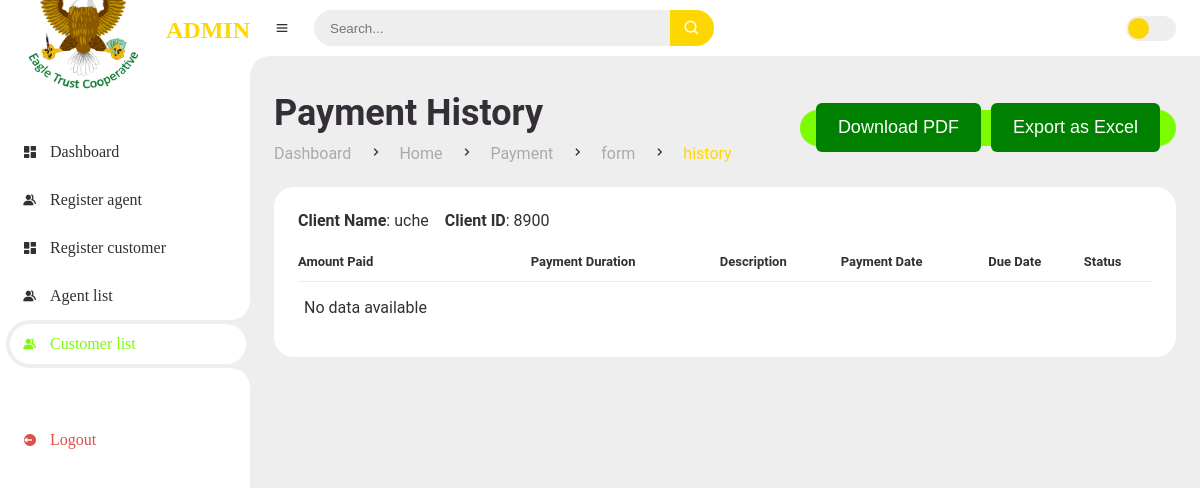
Page /history/8900/ on the earlier database version.
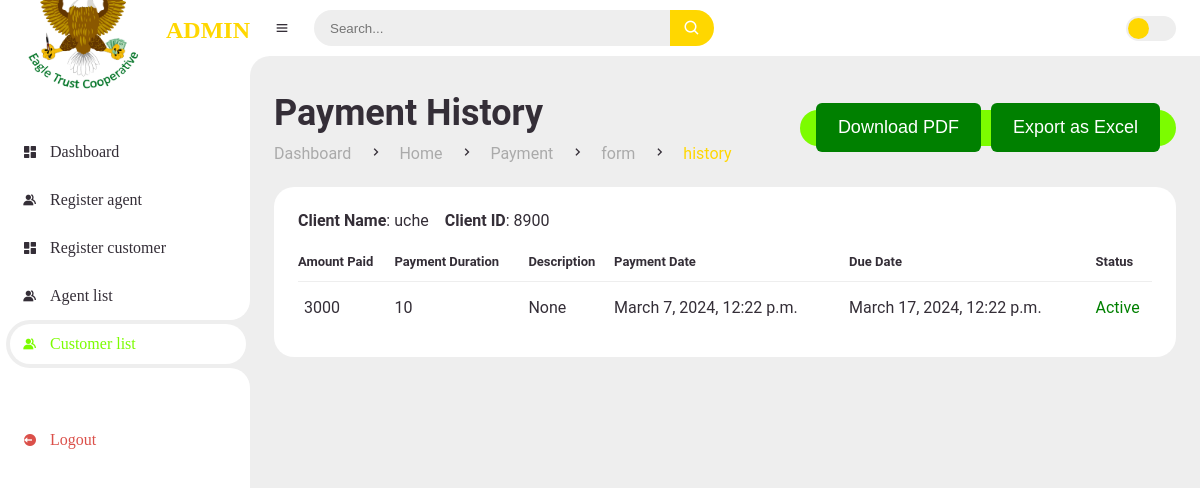
Same page on the later database version.
### dashboard/models.py (models this page shows, shortened)
class Payments(models.Model):
    customer = models.ForeignKey(Customer, on_delete=models.CASCADE, related_name='payments')
    amount_paid = models.IntegerField(default=0)
    payment_duration = models.IntegerField(default=0)
    description = models.CharField(max_length=200, null=True, blank=True)
    payment_date = models.DateTimeField(auto_now_add=True, null=True)
    expiry_date = models.DateTimeField(null=True, blank=True)
    status = models.CharField(max_length=20, null=True, blank=True)
    received_by = models.ForeignKey(Agent, on_delete=models.SET_NULL, null=True, blank=True, related_name='received_payments')

### dashboard/views.py (the view)
# urls.py: path('history/<int:user_id>/', views.admin_payment_history, name='admin_payment_history'),
def admin_payment_history(request, user_id):
    user = get_object_or_404(Customer, customer_id=user_id)
    user_payments = Payments.objects.filter(customer__customer_id=user_id)
    return render(request, 'dashboard/admin/payment_history.html', {'user': user,'user_payments': user_payments})

### templates/dashboard/admin/payment_history.html (shortened to what this page needs)
{% extends 'main/admin_main.html' %}
{% load static %}
{% block content %}
		<main>
			<div class="head-title">
				<div class="left">
					<h1>Payment History</h1>
					<ul class="breadcrumb">
						<li>
							<a href="#">Dashboard</a>
						</li>
						<li><i class='bx bx-chevron-right' ></i></li>
						<li>
							<a href="#">Home</a>
						</li>
                        <li><i class='bx bx-chevron-right' ></i></li>
						<li>
							<a href="#">Payment</a>
						</li>
                        <li><i class='bx bx-chevron-right' ></i></li>
						<li>
							<a href="#">form</a>
						</li>
						<li><i class='bx bx-chevron-right' ></i></li>
						<li>
							<a class="active" href="#">history</a>
						</li>
					</ul>
				</div>
				<div class="btn-download">
					<button class="text" id="export-pdf">Download PDF</button>
					<button id="downloadexcel">Export as Excel</button>
				</div>
			</div>
			<div class="table-data" >
				<div class="order">
					<div class="head">
						<p><span><b>Client Name</b>: {{user.username}}</span></p>
						<p><span><b>Client ID</b>: {{user.customer_id }}</span></p>
					</div>
					<table id="table">
						<thead>
							<tr>
								<th>Amount Paid</th>
								<th>Payment Duration</th>
								<th>Description</th>
								<th>Payment Date</th>
								<th>Due Date</th>
								<th>Status</th>
							</tr>
						</thead>
						<tbody>
							{% if user_payments %}
								{% for payment in user_payments %}
									<tr>
									<td>{{ payment.amount_paid }}</td>
									<td>{{ payment.payment_duration }}</td>
									<td>{{ payment.description }}</td>
									<td>{{ payment.payment_date }}</td>
									<td>{{ payment.expiry_date }}</td>
									<td>
										{% if payment.expiry_date < now %}
											<p style='color:red;'>Expired</p>
										{% else %}
											<p style='color:green;'>Active</p>
										{% endif %}
									</td>
									</tr>
								{% endfor %}
							{% else %}
								<tr>
									<td colspan="6">No data available</td>
								</tr>
							{% endif %}
						</tbody>
					</table>
				</div>
			</div>
		</main>
	</section>
{% endblock %}

Differences in the rows shown:
added Payments: amount_paid "3000", payment_duration "10", description "None", payment_date "March 7, 2024, 12:22 p.m.", expiry_date "March 17, 2024, 12:22 p.m.", shows "Active"
Other differences:
text no longer shown: "No data available"
